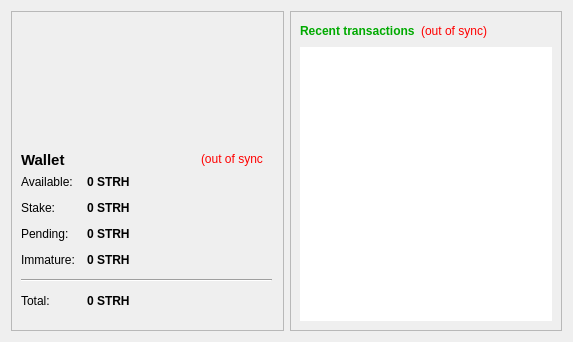
<?xml version="1.0" encoding="UTF-8"?>
<ui version="4.0">
 <class>OverviewPage</class>
 <widget class="QWidget" name="OverviewPage">
  <property name="geometry">
   <rect>
    <x>0</x>
    <y>0</y>
    <width>573</width>
    <height>342</height>
   </rect>
  </property>
  <property name="windowTitle">
   <string>Form</string>
  </property>
  <property name="styleSheet">
   <string notr="true">color: rgb(0, 0, 0);</string>
  </property>
  <layout class="QHBoxLayout" name="horizontalLayout" stretch="1,1">
   <item>
    <layout class="QVBoxLayout" name="verticalLayout_2">
     <item>
      <widget class="QFrame" name="frame">
       <property name="frameShape">
        <enum>QFrame::StyledPanel</enum>
       </property>
       <property name="frameShadow">
        <enum>QFrame::Raised</enum>
       </property>
       <widget class="QWidget" name="layoutWidget">
        <property name="geometry">
         <rect>
          <x>10</x>
          <y>164</y>
          <width>251</width>
          <height>213</height>
         </rect>
        </property>
        <layout class="QFormLayout" name="formLayout_2">
         <property name="fieldGrowthPolicy">
          <enum>QFormLayout::AllNonFixedFieldsGrow</enum>
         </property>
         <property name="horizontalSpacing">
          <number>12</number>
         </property>
         <property name="verticalSpacing">
          <number>12</number>
         </property>
         <item row="0" column="0">
          <widget class="QLabel" name="label">
           <property name="text">
            <string>Available:</string>
           </property>
          </widget>
         </item>
         <item row="0" column="1">
          <widget class="QLabel" name="labelBalance">
           <property name="font">
            <font>
             <weight>75</weight>
             <bold>true</bold>
            </font>
           </property>
           <property name="cursor">
            <cursorShape>IBeamCursor</cursorShape>
           </property>
           <property name="toolTip">
            <string>Your current spendable balance</string>
           </property>
           <property name="text">
            <string notr="true">0 STRH</string>
           </property>
           <property name="textInteractionFlags">
            <set>Qt::LinksAccessibleByMouse|Qt::TextSelectableByKeyboard|Qt::TextSelectableByMouse</set>
           </property>
          </widget>
         </item>
         <item row="2" column="0">
          <widget class="QLabel" name="label_6">
           <property name="text">
            <string>Stake:</string>
           </property>
          </widget>
         </item>
         <item row="2" column="1">
          <widget class="QLabel" name="labelStake">
           <property name="font">
            <font>
             <weight>75</weight>
             <bold>true</bold>
            </font>
           </property>
           <property name="cursor">
            <cursorShape>IBeamCursor</cursorShape>
           </property>
           <property name="toolTip">
            <string>Total of coins that was staked, and do not yet count toward the current balance</string>
           </property>
           <property name="text">
            <string notr="true">0 STRH</string>
           </property>
           <property name="textInteractionFlags">
            <set>Qt::LinksAccessibleByMouse|Qt::TextSelectableByKeyboard|Qt::TextSelectableByMouse</set>
           </property>
          </widget>
         </item>
         <item row="3" column="0">
          <widget class="QLabel" name="label_3">
           <property name="text">
            <string>Pending:</string>
           </property>
          </widget>
         </item>
         <item row="3" column="1">
          <widget class="QLabel" name="labelUnconfirmed">
           <property name="font">
            <font>
             <weight>75</weight>
             <bold>true</bold>
            </font>
           </property>
           <property name="cursor">
            <cursorShape>IBeamCursor</cursorShape>
           </property>
           <property name="toolTip">
            <string>Total of transactions that have yet to be confirmed, and do not yet count toward the current balance</string>
           </property>
           <property name="text">
            <string notr="true">0 STRH</string>
           </property>
           <property name="textInteractionFlags">
            <set>Qt::LinksAccessibleByMouse|Qt::TextSelectableByKeyboard|Qt::TextSelectableByMouse</set>
           </property>
          </widget>
         </item>
         <item row="4" column="0">
          <widget class="QLabel" name="labelImmatureText">
           <property name="text">
            <string>Immature:</string>
           </property>
          </widget>
         </item>
         <item row="4" column="1">
          <widget class="QLabel" name="labelImmature">
           <property name="font">
            <font>
             <weight>75</weight>
             <bold>true</bold>
            </font>
           </property>
           <property name="toolTip">
            <string>Mined balance that has not yet matured</string>
           </property>
           <property name="text">
            <string notr="true">0 STRH</string>
           </property>
           <property name="textInteractionFlags">
            <set>Qt::LinksAccessibleByMouse|Qt::TextSelectableByKeyboard|Qt::TextSelectableByMouse</set>
           </property>
          </widget>
         </item>
         <item row="5" column="0" colspan="2">
          <widget class="Line" name="line">
           <property name="orientation">
            <enum>Qt::Horizontal</enum>
           </property>
          </widget>
         </item>
         <item row="6" column="0">
          <widget class="QLabel" name="labelTotalText">
           <property name="text">
            <string>Total:</string>
           </property>
          </widget>
         </item>
         <item row="6" column="1">
          <widget class="QLabel" name="labelTotal">
           <property name="font">
            <font>
             <weight>75</weight>
             <bold>true</bold>
            </font>
           </property>
           <property name="cursor">
            <cursorShape>IBeamCursor</cursorShape>
           </property>
           <property name="toolTip">
            <string>Your current total balance</string>
           </property>
           <property name="text">
            <string notr="true">0 STRH</string>
           </property>
           <property name="textInteractionFlags">
            <set>Qt::LinksAccessibleByMouse|Qt::TextSelectableByKeyboard|Qt::TextSelectableByMouse</set>
           </property>
          </widget>
         </item>
        </layout>
       </widget>
       <widget class="QLabel" name="label_5">
        <property name="geometry">
         <rect>
          <x>10</x>
          <y>140</y>
          <width>49</width>
          <height>18</height>
         </rect>
        </property>
        <property name="font">
         <font>
          <pointsize>11</pointsize>
          <weight>75</weight>
          <bold>true</bold>
         </font>
        </property>
        <property name="text">
         <string>Wallet</string>
        </property>
       </widget>
       <widget class="QLabel" name="labelWalletStatus">
        <property name="geometry">
         <rect>
          <x>190</x>
          <y>140</y>
          <width>62</width>
          <height>16</height>
         </rect>
        </property>
        <property name="toolTip">
         <string>The displayed information may be out of date. Your wallet automatically synchronizes with the stakerush network after a connection is established, but this process has not completed yet.</string>
        </property>
        <property name="styleSheet">
         <string notr="true">QLabel { color: red; }</string>
        </property>
        <property name="text">
         <string notr="true">(out of sync)</string>
        </property>
        <property name="alignment">
         <set>Qt::AlignLeading|Qt::AlignLeft|Qt::AlignVCenter</set>
        </property>
       </widget>
      </widget>
     </item>
    </layout>
   </item>
   <item>
    <layout class="QVBoxLayout" name="verticalLayout_3">
     <item>
      <widget class="QFrame" name="frame_2">
       <property name="frameShape">
        <enum>QFrame::StyledPanel</enum>
       </property>
       <property name="frameShadow">
        <enum>QFrame::Raised</enum>
       </property>
       <layout class="QVBoxLayout" name="verticalLayout">
        <item>
         <layout class="QHBoxLayout" name="horizontalLayout_2">
          <item>
           <widget class="QLabel" name="label_4">
            <property name="styleSheet">
             <string notr="true">color: rgb(0, 170, 0);</string>
            </property>
            <property name="text">
             <string>&lt;b&gt;Recent transactions&lt;/b&gt;</string>
            </property>
           </widget>
          </item>
          <item>
           <widget class="QLabel" name="labelTransactionsStatus">
            <property name="toolTip">
             <string>The displayed information may be out of date. Your wallet automatically synchronizes with the stakerush network after a connection is established, but this process has not completed yet.</string>
            </property>
            <property name="styleSheet">
             <string notr="true">QLabel { color: red; }</string>
            </property>
            <property name="text">
             <string notr="true">(out of sync)</string>
            </property>
            <property name="alignment">
             <set>Qt::AlignRight|Qt::AlignTrailing|Qt::AlignVCenter</set>
            </property>
           </widget>
          </item>
          <item>
           <spacer name="horizontalSpacer">
            <property name="orientation">
             <enum>Qt::Horizontal</enum>
            </property>
            <property name="sizeHint" stdset="0">
             <size>
              <width>40</width>
              <height>20</height>
             </size>
            </property>
           </spacer>
          </item>
         </layout>
        </item>
        <item>
         <widget class="QListView" name="listTransactions">
          <property name="styleSheet">
           <string notr="true">QListView { background: transparent; }
color: rgb(0, 0, 0);</string>
          </property>
          <property name="frameShape">
           <enum>QFrame::NoFrame</enum>
          </property>
          <property name="verticalScrollBarPolicy">
           <enum>Qt::ScrollBarAlwaysOff</enum>
          </property>
          <property name="horizontalScrollBarPolicy">
           <enum>Qt::ScrollBarAlwaysOff</enum>
          </property>
          <property name="selectionMode">
           <enum>QAbstractItemView::NoSelection</enum>
          </property>
         </widget>
        </item>
       </layout>
      </widget>
     </item>
    </layout>
   </item>
  </layout>
 </widget>
 <resources>
  <include location="../bitcoin.qrc"/>
 </resources>
 <connections/>
</ui>
